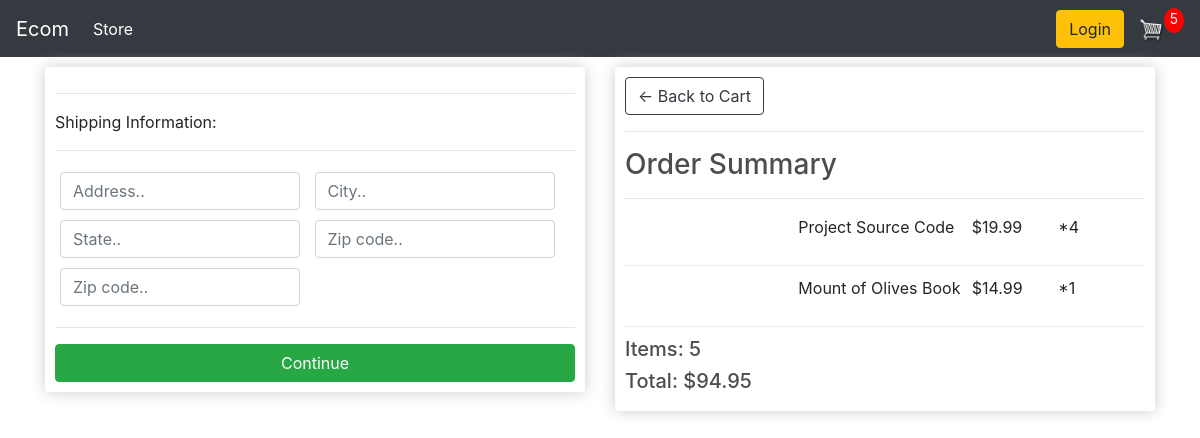
Before: /checkout/ (signed in) with the older database file.
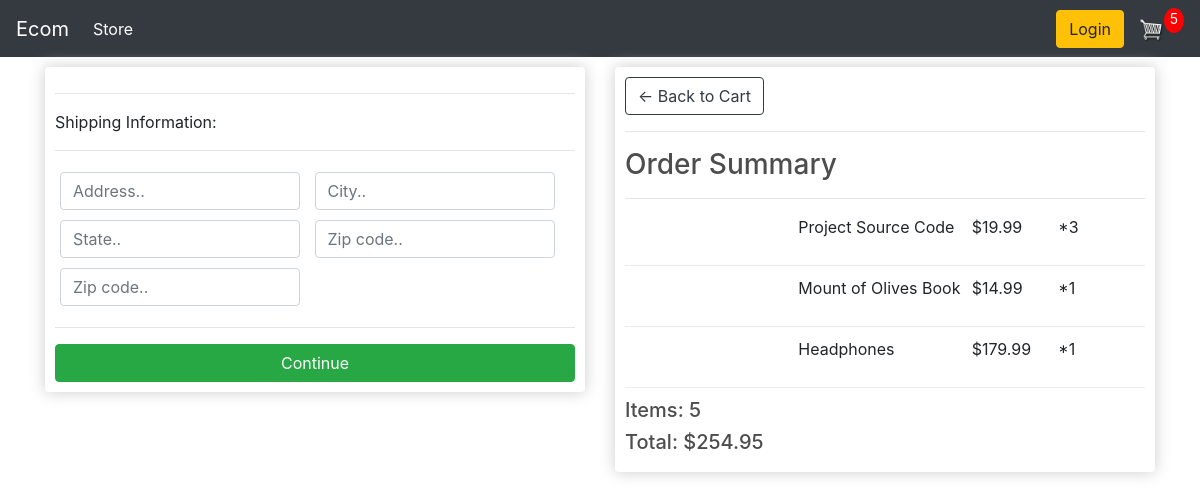
After: the same page with the newer database file.
### store/models.py (models this page shows, shortened)
class OrderItem(models.Model):
    product = models.ForeignKey(Product, on_delete=models.SET_NULL, null=True)
    order = models.ForeignKey(Order, on_delete=models.SET_NULL,null=True)
    quantity = models.IntegerField(default=0, null=True,blank=True)
    date_added = models.DateTimeField(auto_now_add=True)
    @property
    def get_total(self):
        total = self.product.price * self.quantity
        return total

class Product(models.Model):
    name = models.CharField(max_length=200, null=True)
    price = models.FloatField()
    digital = models.BooleanField(default=False, null=True,blank=False)
    image = CloudinaryField('image', default='image')
    @property
    def imageURL(self):
        try:
            url = self.image.url
        except:
            url = ''
        return url

class Order(models.Model):
    customer = models.ForeignKey(Customer, on_delete=models.SET_NULL,null=True, blank=True)
    date_ordered = models.DateTimeField(auto_now_add=True)
    complete = models.BooleanField(default=False,null=True,blank=False)
    transaction_id = models.CharField(max_length=100,null=True)
    @property
    def get_cart_total(self):
        orderitems = self.orderitem_set.all()
        total = sum([item.get_total for item in orderitems])
        return total
    @property
    def get_cart_items(self):
      orderitems = self.orderitem_set.all()
      total = sum([item.quantity for item in orderitems])
      return total
    @property
    def shipping(self):
        shipping = False
        orderitems = self.orderitem_set.all()
        for i in orderitems:
            if i.product.digital == False:
                shipping = True
        return shipping

### store/views.py (the view)
# urls.py: path('checkout/', views.checkout, name = "checkout"),
def checkout(request):
    if request.user.is_authenticated:
        customer = request.user.customer
        order, created = Order.objects.get_or_create(customer=customer,complete=False)
        items = order.orderitem_set.all()
        cartItems = order.get_cart_items
    else:
        items = []
        order = {'get_cart_total':0,'get_cart_items':0}
        cartItems = order['get_cart_items']
    context = {'items':items, 'order':order,'cartItems': cartItems,'shipping':False}
    return render(request,'store/checkout.html',context )

### store/templates/store/checkout.html (shortened to what this page needs)
{% extends 'store/main.html'%}
{% load static %}
{% block content %}
    <div class="row">
        <div class="col-lg-6">
            <div class="box-element" id="form-wrapper">
                <form id="form">
                    <div id="shipping-info">
                        <hr>
						<p>Shipping Information:</p>
						<hr>
						<div class="form-field">
							<input class="form-control" type="text" name="address" placeholder="Address..">
						</div>
						<div class="form-field">
							<input class="form-control" type="text" name="city" placeholder="City..">
						</div>
						<div class="form-field">
							<input class="form-control" type="text" name="state" placeholder="State..">
						</div>
						<div class="form-field">
							<input class="form-control" type="text" name="zipcode" placeholder="Zip code..">
						</div>
						<div class="form-field">
							<input class="form-control" type="text" name="country" placeholder="Zip code..">
						</div>
                    </div>
                    <hr>
                    <input id="form-button" class="btn btn-success btn-block" type="submit" value="Continue">
                </form>
            </div>
            <br>
        </div>
        <div class="col-lg-6">
            <div class="box-element">
                <a  class="btn btn-outline-dark" href="{% url 'cart' %}">&#x2190; Back to Cart</a>
				<hr>
				<h3>Order Summary</h3>
				<hr>
				{% for item in items %}
				<div class="cart-row">
					<div style="flex:2"><img class="row-image" src="{{item.product.imageURL}}"></div>
					<div style="flex:2"><p>{{item.product.name}}</p></div>
					<div style="flex:1"><p>${{item.product.price}}</p></div>
					<div style="flex:1"><p>*{{item.quantity}}</p></div>
				</div>
				{% endfor %}
				<h5>Items: {{order.get_cart_items}}</h5>
				<h5>Total: ${{order.get_cart_total|floatformat:2}}</h5>
            </div>
        </div>
    </div>
{% endblock content %}

Changed rows visible on the page:
changed OrderItem "Project Source Code": quantity "4" → "3"
added OrderItem: product.name "Headphones", product.price "179.99", quantity "1"
changed through a linked row, Order: get_cart_total "94.95" → "254.95"
